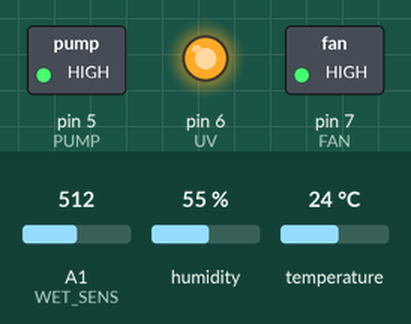
A sketch run on a simulated Arduino Uno, built with avr-gcc and run on an emulated ATmega328P. Parts: switched loads named in the sketch (green lamp = pin HIGH), output pins drawn as LEDs (lit = HIGH). The inputs (shaded band) are chosen by the test bench; at power-on: temperature 24 °C, A1 (WET_SENS) = 512, humidity 55 %.

Above: at 0.1 s.
At 11.4 s:
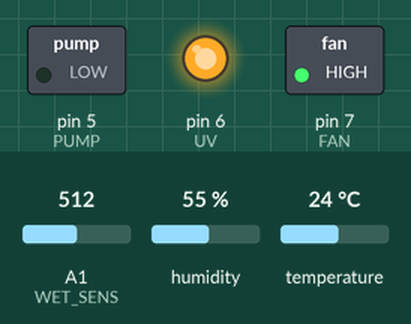
11.5 s: temperature set to 22.6 °C
16.5 s: temperature set to 21.2 °C
18.0 s: temperature set to 28 °C
At 20.9 s:
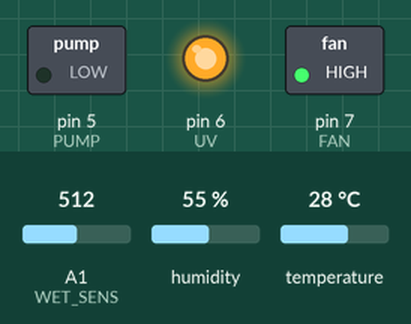
Timing chart, 0 to 26.6 s (numbered marks = the images above; inputs shaded):
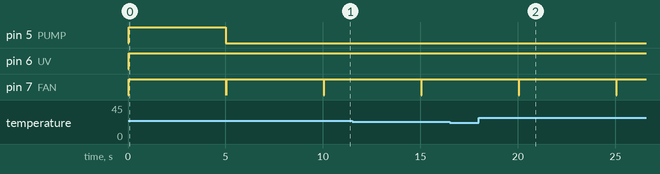

Measured:
- after the input at 16.5 s, every drawn part: stays the same
- after the input at 18.0 s, pin 7 (FAN): alternates HIGH for 5.0 s and LOW for 0.02 s, starting after 2.0 s
- by itself, pin 7 (FAN): alternates HIGH for 5.0 s and LOW for 0.02 s

The sketch:

teplitza.ino
```cpp
#include <DHT.h>
#include <DHT_U.h>
#define LIGHT_SENS A0 // датчик света
#define WET_SENS A1 // датчик влажности почвы
#define TEMP_SENS 2 // датчик температуры
#define FORGE 4 // печь?
#define PUMP 5 // помпа
#define UV 6 // лампы
#define FAN 7 // вентилятор
#define DHTPIN TEMP_SENS // what digital pin we're connected to(Вывод к которому подключен датчик, в данном случае  пин D2)
#define DHTTYPE DHT22 // DHT 22 (AM2302), AM2321

int TEMP_OPTIM = 21;
int TEMP_DELTA = 5;
unsigned long TEMP_SENS_DELAY = 5;
unsigned long LIGHT_SENS_DELAY = 15; // период
unsigned long PUMP_DELAY = 5;
float START_TIME = 12; // время запуска теплицы
float LIGHT_HOURS_PER_DAY = 12;
float LIGHT_SUNRISE_TIME = 8;
float LIGHT_SUNSET_TIME = LIGHT_SUNRISE_TIME + LIGHT_HOURS_PER_DAY;
int LIGHT_LAST_CHECK_TIME = 0;
int LIGHT_LIMIT = 500;
int LIGHT_TODAY_DURATION_MIN = 0;
int WET_OPTIM = 1000;
long TIME_WORK = 0;

DHT dht(DHTPIN, DHTTYPE);

void setup() {
  Serial.begin(9600);
  dht.begin();
  pinMode (LIGHT_SENS, INPUT);
  pinMode (WET_SENS, INPUT);
  pinMode (TEMP_SENS, INPUT);
  pinMode (PUMP, OUTPUT);
  pinMode (UV, OUTPUT);
  pinMode (FAN, OUTPUT);
  digitalWrite(FAN, LOW);
  digitalWrite(FORGE, LOW);
}

int temp_sens_check() {
  if (millis() - TEMP_SENS_DELAY > 5000) {
    TEMP_SENS_DELAY = millis();
    float temp = dht.readTemperature();
    return temp;
  };
}

int light_sens_check() {
  float time_delay=900000;
  if (millis() - LIGHT_SENS_DELAY > (time_delay)) {
    LIGHT_SENS_DELAY = millis();
    return analogRead(LIGHT_SENS);
  };
}


void heater_off(), heat(), cooling(), pump_on(), pump_off(), light_on(), light_off();  // состояния


void (*statefunc_heater)() = heater_off;  // State pointer
void (*statefunc_pump)() = pump_off;
void (*statefunc_light)() = light_off;


float time_of_day()
{
  uint32_t sec = millis() / 1000ul;      // полное количество секунд
  float timeHours = (START_TIME + (sec / 3600ul));       // часы
  if (timeHours > 24)
    timeHours -= 24;
  int timeMins = (sec % 3600ul) / 60ul;  // минуты
  float result = timeHours + timeMins / 60;
  return (result);
}

//////////////////////////////////////////////////////////////////////////////////////////////////////////////
//////////////////////////////////////////////////////////////////////////////////////////////////////////////

void heater_off() {
  digitalWrite(FORGE, LOW);
  digitalWrite(FAN, LOW);
  if (temp_sens_check() < (TEMP_OPTIM - TEMP_DELTA)) {
    statefunc_heater = heat;
  };
  if (temp_sens_check() > (TEMP_OPTIM + TEMP_DELTA)) {
    statefunc_heater = cooling;
  };
};


void heat() {
  digitalWrite(FORGE, HIGH);
  digitalWrite(FAN, HIGH);
  if (temp_sens_check() > TEMP_OPTIM) {
    statefunc_heater = heater_off;
  };
};


void cooling() {
  digitalWrite(FORGE, LOW);
  digitalWrite(FAN, HIGH);
  if (temp_sens_check() < TEMP_OPTIM) {
    statefunc_heater = heater_off;
  };
};


void light_off() {
  digitalWrite(UV, LOW);
  if ((time_of_day() > LIGHT_SUNRISE_TIME) && (time_of_day() < LIGHT_SUNSET_TIME))
    if (light_sens_check() < LIGHT_LIMIT) {
      statefunc_light = light_on;
    };
};


void light_on() {
  digitalWrite(UV, HIGH);
  if ((time_of_day() < LIGHT_SUNRISE_TIME) || (time_of_day() > LIGHT_SUNSET_TIME) || (light_sens_check() > LIGHT_LIMIT)) {
    statefunc_light = light_off;
  };
};


void pump_off() {
  digitalWrite(PUMP, LOW);
  if (analogRead(WET_SENS) < (WET_OPTIM)) {
    statefunc_pump = pump_on;
  }
}

void pump_on() {
  const long pump_cycle = 900000;
  TIME_WORK = millis() % (pump_cycle);
  if (TIME_WORK < 5 * 1000) {
    digitalWrite(PUMP, HIGH);
  }
  else {
    digitalWrite(PUMP, LOW);
  }
  if (analogRead(WET_SENS) > (WET_OPTIM)) {
    statefunc_pump = pump_off;
  }
}

void loop() {
  (*statefunc_heater)();
  (*statefunc_pump)();
  (*statefunc_light)();
  delay (20);
}
```
